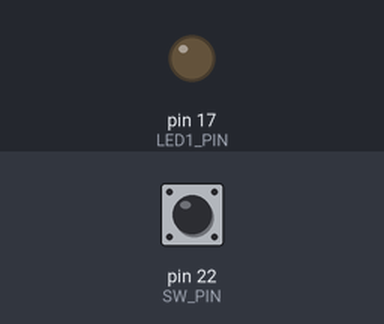
A sketch run on a simulated Arduino Mega 2560, built with avr-gcc and run on an emulated ATmega2560. Parts: output pins drawn as LEDs (lit = HIGH). Inputs (shaded band) come from the test bench; at power-on: pin 22 (SW_PIN) LOW. What the sketch prints to the serial monitor is not drawn.

Above: at 1.2 s.
1.3 s: pin 22 (SW_PIN) pulled HIGH for 0.15 s
At 1.37 s:
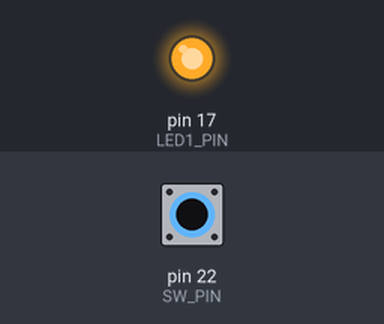
2.9 s: pin 22 (SW_PIN) pulled HIGH for 3.2 s
At 6.4 s:
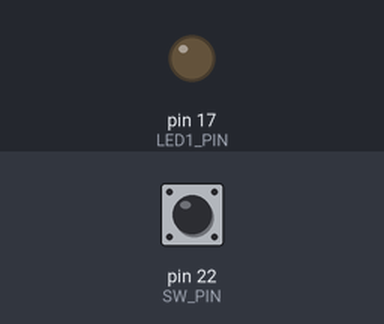
Timing chart, 0 to 7.9 s (numbered marks = the images above; inputs shaded):
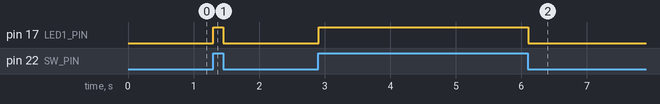

The sketch:

switch.ino
```cpp
/*
	Switch
	Date : 2024/01/01
	Author : IE2A K.Murakami
*/

//ピン番号をマクロで定義
#define LED1_PIN 17  // 赤色LED
#define SW_PIN 22    // タクトスイッチ

// SWの状態を保持する変数
int swData;

void setup() {
  Serial.begin(115200);       // シリアル通信の転送レート（bps）を設定
  pinMode(LED1_PIN, OUTPUT);  // LEDのピンを出力に設定
  pinMode(SW_PIN, INPUT);     // SWITCHのピンを入力に設定
}

void loop() {
  // SWの入力を読み取る（ON->HIGH, OFF->LOW）
  swData = digitalRead(SW_PIN);

  // スイッチが押されている場合
  if (swData == HIGH) {
    digitalWrite(LED1_PIN, HIGH);  // LEDにHIGHを出力し点灯する
    Serial.println("点灯");
  } else {
    digitalWrite(LED1_PIN, LOW);  // LEDにLOWを出力し消灯する
    Serial.println("消灯");
  }

  delay(10);  // チャタリング防止
  /*
	  アドバイス！
	  スイッチを押した時に生じる接点の反発により、電圧が高速でHIGH・LOWを繰り返す現象をチャタリングという。
	  プログラムが高速で動作していることにより、チャタリングが起きた際にスイッチが誤動作する可能性がある。
	  それを防止するにはメインルーチンの最後に【10ミリ秒以上の待機があれば良い】為、上記のコードを記述する必要がある。
	*/
}
```

Measured:
- after the input at 1.3 s, pin 17 (LED1_PIN): LOW → HIGH at once, → LOW 0.15 s later
- after the input at 2.9 s, pin 17 (LED1_PIN): LOW → HIGH at once, → LOW 3.2 s later
